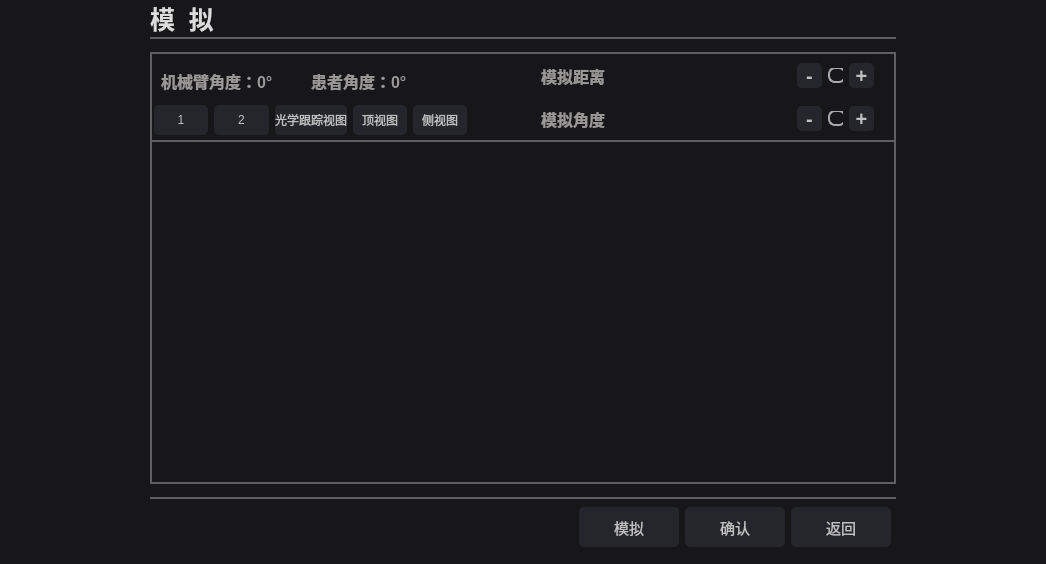
<?xml version="1.0" encoding="UTF-8"?>
<ui version="4.0">
 <class>SimulationWidget</class>
 <widget class="QWidget" name="SimulationWidget">
  <property name="geometry">
   <rect>
    <x>0</x>
    <y>0</y>
    <width>1046</width>
    <height>564</height>
   </rect>
  </property>
  <property name="windowTitle">
   <string>Form</string>
  </property>
  <property name="styleSheet">
   <string notr="true">background-color:rgb(23, 23, 26);</string>
  </property>
  <layout class="QGridLayout" name="gridLayout">
   <property name="leftMargin">
    <number>0</number>
   </property>
   <property name="topMargin">
    <number>0</number>
   </property>
   <property name="rightMargin">
    <number>0</number>
   </property>
   <property name="bottomMargin">
    <number>0</number>
   </property>
   <property name="spacing">
    <number>0</number>
   </property>
   <item row="0" column="0">
    <widget class="QWidget" name="centralWidget" native="true">
     <layout class="QVBoxLayout" name="verticalLayout_2" stretch="1,13,2">
      <property name="spacing">
       <number>13</number>
      </property>
      <property name="leftMargin">
       <number>150</number>
      </property>
      <property name="topMargin">
       <number>0</number>
      </property>
      <property name="rightMargin">
       <number>150</number>
      </property>
      <property name="bottomMargin">
       <number>0</number>
      </property>
      <item>
       <widget class="QWidget" name="labelWidget" native="true">
        <property name="styleSheet">
         <string notr="true">background-color:rgb(95, 95, 95)</string>
        </property>
        <layout class="QGridLayout" name="gridLayout_2">
         <property name="leftMargin">
          <number>0</number>
         </property>
         <property name="topMargin">
          <number>0</number>
         </property>
         <property name="rightMargin">
          <number>0</number>
         </property>
         <property name="bottomMargin">
          <number>2</number>
         </property>
         <item row="0" column="0">
          <widget class="QLabel" name="label">
           <property name="font">
            <font>
             <pointsize>-1</pointsize>
             <bold>true</bold>
            </font>
           </property>
           <property name="styleSheet">
            <string notr="true">background-color:rgb(23, 23, 26);
color:rgb(220, 220, 220);
qproperty-alignment: AlignCenter;
font-size:25px;

</string>
           </property>
           <property name="text">
            <string>模  拟</string>
           </property>
          </widget>
         </item>
        </layout>
       </widget>
      </item>
      <item>
       <widget class="QWidget" name="operationWidget" native="true">
        <property name="styleSheet">
         <string notr="true">background-color:rgb(95, 95, 95);</string>
        </property>
        <layout class="QVBoxLayout" name="verticalLayout_3" stretch="1,8">
         <property name="spacing">
          <number>2</number>
         </property>
         <property name="leftMargin">
          <number>2</number>
         </property>
         <property name="topMargin">
          <number>2</number>
         </property>
         <property name="rightMargin">
          <number>2</number>
         </property>
         <property name="bottomMargin">
          <number>2</number>
         </property>
         <item>
          <widget class="QWidget" name="paramWidget" native="true">
           <property name="styleSheet">
            <string notr="true">background-color:rgb(23, 23, 26)</string>
           </property>
           <layout class="QHBoxLayout" name="horizontalLayout_2" stretch="5,1,5">
            <property name="spacing">
             <number>0</number>
            </property>
            <property name="leftMargin">
             <number>0</number>
            </property>
            <property name="topMargin">
             <number>0</number>
            </property>
            <property name="rightMargin">
             <number>0</number>
            </property>
            <property name="bottomMargin">
             <number>0</number>
            </property>
            <item>
             <widget class="QWidget" name="widget_left" native="true">
              <layout class="QVBoxLayout" name="verticalLayout_4" stretch="1,2">
               <property name="spacing">
                <number>0</number>
               </property>
               <property name="leftMargin">
                <number>0</number>
               </property>
               <property name="topMargin">
                <number>0</number>
               </property>
               <property name="rightMargin">
                <number>0</number>
               </property>
               <property name="bottomMargin">
                <number>0</number>
               </property>
               <item>
                <widget class="QWidget" name="angleDisplayWidget" native="true">
                 <property name="sizePolicy">
                  <sizepolicy hsizetype="Expanding" vsizetype="Expanding">
                   <horstretch>0</horstretch>
                   <verstretch>0</verstretch>
                  </sizepolicy>
                 </property>
                 <property name="minimumSize">
                  <size>
                   <width>0</width>
                   <height>0</height>
                  </size>
                 </property>
                 <property name="styleSheet">
                  <string notr="true"/>
                 </property>
                 <layout class="QHBoxLayout" name="horizontalLayout_3">
                  <property name="spacing">
                   <number>1</number>
                  </property>
                  <property name="topMargin">
                   <number>15</number>
                  </property>
                  <item>
                   <widget class="QLabel" name="angleOfArm">
                    <property name="font">
                     <font>
                      <pointsize>12</pointsize>
                      <bold>true</bold>
                     </font>
                    </property>
                    <property name="styleSheet">
                     <string notr="true">color: rgb(154, 152, 151);</string>
                    </property>
                    <property name="text">
                     <string>机械臂角度：0°</string>
                    </property>
                    <property name="alignment">
                     <set>Qt::AlignLeading|Qt::AlignLeft|Qt::AlignVCenter</set>
                    </property>
                   </widget>
                  </item>
                  <item>
                   <widget class="QLabel" name="angleOfPatient">
                    <property name="font">
                     <font>
                      <pointsize>12</pointsize>
                      <bold>true</bold>
                     </font>
                    </property>
                    <property name="styleSheet">
                     <string notr="true">color: rgb(154, 152, 151);</string>
                    </property>
                    <property name="text">
                     <string>患者角度：0°</string>
                    </property>
                    <property name="alignment">
                     <set>Qt::AlignLeading|Qt::AlignLeft|Qt::AlignVCenter</set>
                    </property>
                   </widget>
                  </item>
                 </layout>
                </widget>
               </item>
               <item>
                <widget class="QWidget" name="opButtonWidget" native="true">
                 <property name="minimumSize">
                  <size>
                   <width>0</width>
                   <height>0</height>
                  </size>
                 </property>
                 <property name="styleSheet">
                  <string notr="true"/>
                 </property>
                 <layout class="QHBoxLayout" name="horizontalLayout_4">
                  <property name="leftMargin">
                   <number>2</number>
                  </property>
                  <property name="topMargin">
                   <number>0</number>
                  </property>
                  <property name="rightMargin">
                   <number>2</number>
                  </property>
                  <property name="bottomMargin">
                   <number>2</number>
                  </property>
                  <item>
                   <widget class="QPushButton" name="pushButton">
                    <property name="styleSheet">
                     <string notr="true">QPushButton {
background-color: rgb(37, 38, 43);
color: rgb(192, 192, 192);
font-size:12px;
border-radius: 5px;
min-width: 50px;
min-height: 30px;
}
QPushButton:hover{
background-color: rgb(70, 72, 81);
}
QPushButton:pressed {
background-color: rgb(245, 245, 245);
}</string>
                    </property>
                    <property name="text">
                     <string>1</string>
                    </property>
                   </widget>
                  </item>
                  <item>
                   <widget class="QPushButton" name="pushButton_2">
                    <property name="styleSheet">
                     <string notr="true">QPushButton {
background-color: rgb(37, 38, 43);
color: rgb(192, 192, 192);
font-size:12px;
border-radius: 5px;
min-width: 50px;
min-height: 30px;
}
QPushButton:hover{
background-color: rgb(70, 72, 81);
}
QPushButton:pressed {
background-color: rgb(245, 245, 245);
}</string>
                    </property>
                    <property name="text">
                     <string>2</string>
                    </property>
                   </widget>
                  </item>
                  <item>
                   <widget class="QPushButton" name="pushButton_3">
                    <property name="styleSheet">
                     <string notr="true">QPushButton {
background-color: rgb(37, 38, 43);
color: rgb(192, 192, 192);
font-size:12px;
border-radius: 5px;
min-width: 50px;
min-height: 30px;
}
QPushButton:hover{
background-color: rgb(70, 72, 81);
}
QPushButton:pressed {
background-color: rgb(245, 245, 245);
}</string>
                    </property>
                    <property name="text">
                     <string>光学跟踪视图</string>
                    </property>
                   </widget>
                  </item>
                  <item>
                   <widget class="QPushButton" name="pushButton_4">
                    <property name="styleSheet">
                     <string notr="true">QPushButton {
background-color: rgb(37, 38, 43);
color: rgb(192, 192, 192);
font-size:12px;
border-radius: 5px;
min-width: 50px;
min-height: 30px;
}
QPushButton:hover{
background-color: rgb(70, 72, 81);
}
QPushButton:pressed {
background-color: rgb(245, 245, 245);
}</string>
                    </property>
                    <property name="text">
                     <string>顶视图</string>
                    </property>
                   </widget>
                  </item>
                  <item>
                   <widget class="QPushButton" name="pushButton_5">
                    <property name="styleSheet">
                     <string notr="true">QPushButton {
background-color: rgb(37, 38, 43);
color: rgb(192, 192, 192);
font-size:12px;
border-radius: 5px;
min-width: 50px;
min-height: 30px;
}
QPushButton:hover{
background-color: rgb(70, 72, 81);
}
QPushButton:pressed {
background-color: rgb(245, 245, 245);
}</string>
                    </property>
                    <property name="text">
                     <string>侧视图</string>
                    </property>
                   </widget>
                  </item>
                 </layout>
                </widget>
               </item>
              </layout>
             </widget>
            </item>
            <item>
             <widget class="QWidget" name="widget_mid" native="true"/>
            </item>
            <item>
             <widget class="QWidget" name="widget_right" native="true">
              <layout class="QVBoxLayout" name="verticalLayout_5">
               <property name="spacing">
                <number>0</number>
               </property>
               <property name="leftMargin">
                <number>0</number>
               </property>
               <property name="topMargin">
                <number>0</number>
               </property>
               <property name="rightMargin">
                <number>0</number>
               </property>
               <property name="bottomMargin">
                <number>0</number>
               </property>
               <item>
                <widget class="QWidget" name="widget_3" native="true">
                 <property name="minimumSize">
                  <size>
                   <width>0</width>
                   <height>0</height>
                  </size>
                 </property>
                 <property name="sizeIncrement">
                  <size>
                   <width>0</width>
                   <height>0</height>
                  </size>
                 </property>
                 <property name="styleSheet">
                  <string notr="true"/>
                 </property>
                 <layout class="QHBoxLayout" name="horizontalLayout_5">
                  <property name="rightMargin">
                   <number>20</number>
                  </property>
                  <item>
                   <widget class="QLabel" name="simulationDistanceText">
                    <property name="font">
                     <font>
                      <pointsize>12</pointsize>
                      <bold>true</bold>
                     </font>
                    </property>
                    <property name="styleSheet">
                     <string notr="true">color: rgb(154, 152, 151);</string>
                    </property>
                    <property name="text">
                     <string>模拟距离</string>
                    </property>
                    <property name="alignment">
                     <set>Qt::AlignLeading|Qt::AlignLeft|Qt::AlignVCenter</set>
                    </property>
                   </widget>
                  </item>
                  <item>
                   <spacer name="horizontalSpacer_4">
                    <property name="orientation">
                     <enum>Qt::Horizontal</enum>
                    </property>
                    <property name="sizeType">
                     <enum>QSizePolicy::Fixed</enum>
                    </property>
                    <property name="sizeHint" stdset="0">
                     <size>
                      <width>40</width>
                      <height>20</height>
                     </size>
                    </property>
                   </spacer>
                  </item>
                  <item>
                   <widget class="QLabel" name="simulationDistance">
                    <property name="sizePolicy">
                     <sizepolicy hsizetype="Fixed" vsizetype="Fixed">
                      <horstretch>0</horstretch>
                      <verstretch>0</verstretch>
                     </sizepolicy>
                    </property>
                    <property name="minimumSize">
                     <size>
                      <width>100</width>
                      <height>20</height>
                     </size>
                    </property>
                    <property name="baseSize">
                     <size>
                      <width>200</width>
                      <height>20</height>
                     </size>
                    </property>
                    <property name="font">
                     <font>
                      <pointsize>12</pointsize>
                      <bold>true</bold>
                     </font>
                    </property>
                    <property name="styleSheet">
                     <string notr="true">color: rgb(154, 152, 151);</string>
                    </property>
                    <property name="text">
                     <string/>
                    </property>
                    <property name="alignment">
                     <set>Qt::AlignCenter</set>
                    </property>
                   </widget>
                  </item>
                  <item>
                   <spacer name="horizontalSpacer_5">
                    <property name="orientation">
                     <enum>Qt::Horizontal</enum>
                    </property>
                    <property name="sizeType">
                     <enum>QSizePolicy::Fixed</enum>
                    </property>
                    <property name="sizeHint" stdset="0">
                     <size>
                      <width>40</width>
                      <height>20</height>
                     </size>
                    </property>
                   </spacer>
                  </item>
                  <item>
                   <widget class="QPushButton" name="distanceDownButton">
                    <property name="font">
                     <font>
                      <pointsize>-1</pointsize>
                      <bold>true</bold>
                     </font>
                    </property>
                    <property name="styleSheet">
                     <string notr="true">QPushButton {
background-color: rgb(37, 38, 43);
color: rgb(192, 192, 192);
font-size:20px;
border-radius: 5px;
min-width: 25px;
min-height: 25px;
}
QPushButton:hover{
background-color: rgb(70, 72, 81);
}
QPushButton:pressed {
background-color: rgb(245, 245, 245);
}</string>
                    </property>
                    <property name="text">
                     <string>-</string>
                    </property>
                   </widget>
                  </item>
                  <item>
                   <widget class="QSlider" name="distanceSlider">
                    <property name="focusPolicy">
                     <enum>Qt::NoFocus</enum>
                    </property>
                    <property name="styleSheet">
                     <string notr="true">/* === 滑道 === */
QSlider::groove:horizontal {
    border: 0px;
    height: 4px;
    background: #444444;
    border-radius: 2px;
}

/* === 已滑动部分（左侧） === */
QSlider::sub-page:horizontal {
    background: #AAAAAA;
    border-radius: 2px;
}

/* === 未滑动部分（右侧） === */
QSlider::add-page:horizontal {
    background: #444444;
    border-radius: 2px;
}

/* === 默认滑块 === */
QSlider::handle:horizontal {
    background: rgb(23, 23, 26);
    border: 2px solid #AAAAAA;
    width: 14px;
    height: 14px;
    margin: -6px 0px;
    border-radius: 7px;
}

/* === 悬停滑块 === */
QSlider::handle:horizontal:hover {
    border: 2px solid #FFFFFF;
}

/* === 按下滑块 === */
QSlider::handle:horizontal:pressed {
    background: #AAAAAA;
    border: none;
}

/* === 禁用状态 === */
QSlider:disabled {
    background: #333333;
}

QSlider::handle:horizontal:disabled {
    border: 2px solid #666666;
    background: transparent;
}
</string>
                    </property>
                    <property name="maximum">
                     <number>500</number>
                    </property>
                    <property name="pageStep">
                     <number>7</number>
                    </property>
                    <property name="orientation">
                     <enum>Qt::Horizontal</enum>
                    </property>
                   </widget>
                  </item>
                  <item>
                   <widget class="QPushButton" name="distanceUpButton">
                    <property name="font">
                     <font>
                      <pointsize>-1</pointsize>
                      <bold>true</bold>
                     </font>
                    </property>
                    <property name="styleSheet">
                     <string notr="true">QPushButton {
background-color: rgb(37, 38, 43);
color: rgb(192, 192, 192);
font-size:20px;
border-radius: 5px;
min-width: 25px;
min-height: 25px;
}
QPushButton:hover{
background-color: rgb(70, 72, 81);
}
QPushButton:pressed {
background-color: rgb(245, 245, 245);
}</string>
                    </property>
                    <property name="text">
                     <string>+</string>
                    </property>
                   </widget>
                  </item>
                 </layout>
                </widget>
               </item>
               <item>
                <widget class="QWidget" name="widget_4" native="true">
                 <property name="minimumSize">
                  <size>
                   <width>0</width>
                   <height>0</height>
                  </size>
                 </property>
                 <property name="styleSheet">
                  <string notr="true"/>
                 </property>
                 <layout class="QHBoxLayout" name="horizontalLayout_6">
                  <property name="rightMargin">
                   <number>20</number>
                  </property>
                  <item>
                   <widget class="QLabel" name="simulationAngleText">
                    <property name="font">
                     <font>
                      <pointsize>12</pointsize>
                      <bold>true</bold>
                     </font>
                    </property>
                    <property name="styleSheet">
                     <string notr="true">color: rgb(154, 152, 151);</string>
                    </property>
                    <property name="text">
                     <string>模拟角度</string>
                    </property>
                    <property name="alignment">
                     <set>Qt::AlignLeading|Qt::AlignLeft|Qt::AlignVCenter</set>
                    </property>
                   </widget>
                  </item>
                  <item>
                   <spacer name="horizontalSpacer_6">
                    <property name="orientation">
                     <enum>Qt::Horizontal</enum>
                    </property>
                    <property name="sizeType">
                     <enum>QSizePolicy::Fixed</enum>
                    </property>
                    <property name="sizeHint" stdset="0">
                     <size>
                      <width>40</width>
                      <height>20</height>
                     </size>
                    </property>
                   </spacer>
                  </item>
                  <item>
                   <widget class="QLabel" name="simulationAngle">
                    <property name="sizePolicy">
                     <sizepolicy hsizetype="Fixed" vsizetype="Fixed">
                      <horstretch>0</horstretch>
                      <verstretch>0</verstretch>
                     </sizepolicy>
                    </property>
                    <property name="minimumSize">
                     <size>
                      <width>100</width>
                      <height>20</height>
                     </size>
                    </property>
                    <property name="baseSize">
                     <size>
                      <width>500</width>
                      <height>20</height>
                     </size>
                    </property>
                    <property name="font">
                     <font>
                      <pointsize>12</pointsize>
                      <bold>true</bold>
                     </font>
                    </property>
                    <property name="styleSheet">
                     <string notr="true">color: rgb(154, 152, 151);</string>
                    </property>
                    <property name="text">
                     <string/>
                    </property>
                    <property name="alignment">
                     <set>Qt::AlignCenter</set>
                    </property>
                   </widget>
                  </item>
                  <item>
                   <spacer name="horizontalSpacer_7">
                    <property name="orientation">
                     <enum>Qt::Horizontal</enum>
                    </property>
                    <property name="sizeType">
                     <enum>QSizePolicy::Fixed</enum>
                    </property>
                    <property name="sizeHint" stdset="0">
                     <size>
                      <width>40</width>
                      <height>20</height>
                     </size>
                    </property>
                   </spacer>
                  </item>
                  <item>
                   <widget class="QPushButton" name="angleDownButton">
                    <property name="font">
                     <font>
                      <pointsize>-1</pointsize>
                      <bold>true</bold>
                     </font>
                    </property>
                    <property name="styleSheet">
                     <string notr="true">QPushButton {
background-color: rgb(37, 38, 43);
color: rgb(192, 192, 192);
font-size:20px;
border-radius: 5px;
min-width: 25px;
min-height: 25px;
}
QPushButton:hover{
background-color: rgb(70, 72, 81);
}
QPushButton:pressed {
background-color: rgb(245, 245, 245);
}</string>
                    </property>
                    <property name="text">
                     <string>-</string>
                    </property>
                   </widget>
                  </item>
                  <item>
                   <widget class="QSlider" name="angleSlider">
                    <property name="focusPolicy">
                     <enum>Qt::NoFocus</enum>
                    </property>
                    <property name="styleSheet">
                     <string notr="true">/* === 滑道 === */
QSlider::groove:horizontal {
    border: 0px;
    height: 4px;
    background: #444444;
    border-radius: 2px;
}

/* === 已滑动部分（左侧） === */
QSlider::sub-page:horizontal {
    background: #AAAAAA;
    border-radius: 2px;
}

/* === 未滑动部分（右侧） === */
QSlider::add-page:horizontal {
    background: #444444;
    border-radius: 2px;
}

/* === 默认滑块 === */
QSlider::handle:horizontal {
    background: rgb(23, 23, 26);
    border: 2px solid #AAAAAA;
    width: 14px;
    height: 14px;
    margin: -6px 0px;
    border-radius: 7px;
}

/* === 悬停滑块 === */
QSlider::handle:horizontal:hover {
    border: 2px solid #FFFFFF;
}

/* === 按下滑块 === */
QSlider::handle:horizontal:pressed {
    background: #AAAAAA;
    border: none;
}

/* === 禁用状态 === */
QSlider:disabled {
    background: #333333;
}

QSlider::handle:horizontal:disabled {
    border: 2px solid #666666;
    background: transparent;
}
</string>
                    </property>
                    <property name="orientation">
                     <enum>Qt::Horizontal</enum>
                    </property>
                   </widget>
                  </item>
                  <item>
                   <widget class="QPushButton" name="angleUpButton">
                    <property name="font">
                     <font>
                      <pointsize>-1</pointsize>
                      <bold>true</bold>
                     </font>
                    </property>
                    <property name="styleSheet">
                     <string notr="true">QPushButton {
background-color: rgb(37, 38, 43);
color: rgb(192, 192, 192);
font-size:20px;
border-radius: 5px;
min-width: 25px;
min-height: 25px;
}
QPushButton:hover{
background-color: rgb(70, 72, 81);
}
QPushButton:pressed {
background-color: rgb(245, 245, 245);
}</string>
                    </property>
                    <property name="text">
                     <string>+</string>
                    </property>
                   </widget>
                  </item>
                 </layout>
                </widget>
               </item>
              </layout>
             </widget>
            </item>
           </layout>
          </widget>
         </item>
         <item>
          <widget class="QWidget" name="displayWidget" native="true">
           <property name="styleSheet">
            <string notr="true">background-color:rgb(23, 23, 26);</string>
           </property>
           <layout class="QGridLayout" name="gridLayout_3">
            <property name="leftMargin">
             <number>5</number>
            </property>
            <property name="topMargin">
             <number>5</number>
            </property>
            <property name="rightMargin">
             <number>5</number>
            </property>
            <property name="bottomMargin">
             <number>5</number>
            </property>
            <item row="0" column="0">
             <widget class="QWidget" name="widget" native="true">
              <property name="styleSheet">
               <string notr="true">QWidget#widget
{
border-image:url(:/resource/image/simulation.png);
background-position: center; 
background-repeat: no-repeat;
}</string>
              </property>
             </widget>
            </item>
           </layout>
          </widget>
         </item>
        </layout>
       </widget>
      </item>
      <item>
       <widget class="QWidget" name="jumpButtonWidget" native="true">
        <property name="styleSheet">
         <string notr="true">background-color:rgb(95, 95, 95)</string>
        </property>
        <layout class="QVBoxLayout" name="verticalLayout">
         <property name="leftMargin">
          <number>0</number>
         </property>
         <property name="topMargin">
          <number>2</number>
         </property>
         <property name="rightMargin">
          <number>0</number>
         </property>
         <property name="bottomMargin">
          <number>0</number>
         </property>
         <item>
          <widget class="QWidget" name="buttonInnerWidget" native="true">
           <property name="styleSheet">
            <string notr="true">background-color:rgb(23, 23, 26);</string>
           </property>
           <layout class="QHBoxLayout" name="horizontalLayout">
            <property name="topMargin">
             <number>0</number>
            </property>
            <property name="rightMargin">
             <number>5</number>
            </property>
            <item>
             <spacer name="horizontalSpacer">
              <property name="orientation">
               <enum>Qt::Horizontal</enum>
              </property>
              <property name="sizeHint" stdset="0">
               <size>
                <width>1500</width>
                <height>10</height>
               </size>
              </property>
             </spacer>
            </item>
            <item>
             <widget class="QPushButton" name="simulateButton">
              <property name="sizePolicy">
               <sizepolicy hsizetype="Fixed" vsizetype="Fixed">
                <horstretch>0</horstretch>
                <verstretch>0</verstretch>
               </sizepolicy>
              </property>
              <property name="styleSheet">
               <string notr="true">QPushButton {
background-color: rgb(37, 38, 43);
color: rgb(192, 192, 192);
font-size:15px;
border-radius: 5px;
min-width: 100px;
min-height: 40px;
}
QPushButton:hover{
background-color: rgb(70, 72, 81);
}
QPushButton:pressed {
background-color: rgb(245, 245, 245);
}</string>
              </property>
              <property name="text">
               <string>模拟</string>
              </property>
             </widget>
            </item>
            <item>
             <spacer name="horizontalSpacer_2">
              <property name="orientation">
               <enum>Qt::Horizontal</enum>
              </property>
              <property name="sizeHint" stdset="0">
               <size>
                <width>400</width>
                <height>10</height>
               </size>
              </property>
             </spacer>
            </item>
            <item>
             <widget class="QPushButton" name="confirmButton">
              <property name="styleSheet">
               <string notr="true">QPushButton {
background-color: rgb(37, 38, 43);
color: rgb(192, 192, 192);
font-size:15px;
border-radius: 5px;
min-width: 100px;
min-height: 40px;
}
QPushButton:hover{
background-color: rgb(70, 72, 81);
}
QPushButton:pressed {
background-color: rgb(245, 245, 245);
}</string>
              </property>
              <property name="text">
               <string>确认</string>
              </property>
             </widget>
            </item>
            <item>
             <spacer name="horizontalSpacer_3">
              <property name="orientation">
               <enum>Qt::Horizontal</enum>
              </property>
              <property name="sizeHint" stdset="0">
               <size>
                <width>400</width>
                <height>10</height>
               </size>
              </property>
             </spacer>
            </item>
            <item>
             <widget class="QPushButton" name="backButton">
              <property name="styleSheet">
               <string notr="true">QPushButton {
background-color: rgb(37, 38, 43);
color: rgb(192, 192, 192);
font-size:15px;
border-radius: 5px;
min-width: 100px;
min-height: 40px;
}
QPushButton:hover{
background-color: rgb(70, 72, 81);
}
QPushButton:pressed {
background-color: rgb(245, 245, 245);
}</string>
              </property>
              <property name="text">
               <string>返回</string>
              </property>
             </widget>
            </item>
           </layout>
          </widget>
         </item>
        </layout>
       </widget>
      </item>
     </layout>
    </widget>
   </item>
  </layout>
 </widget>
 <resources/>
 <connections/>
</ui>
